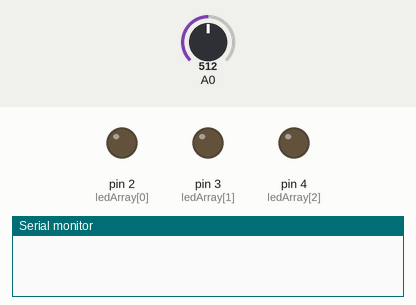
The sketch below on a simulated Arduino Uno, built with avr-gcc and run on an emulated ATmega328P. Shown: output pins drawn as LEDs (lit = HIGH), the last lines printed to the serial monitor. The test bench sets the inputs (shaded band); at power-on: A0 = 512.

Above: at 0.1 s.
At 10.82 s:
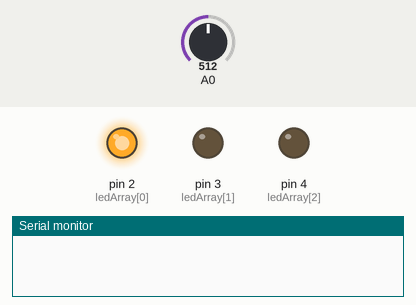
At 19.58 s:
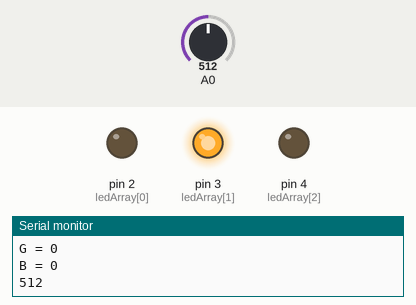
At 39.09 s:
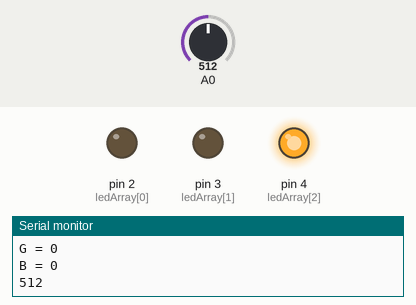
Timing chart, 0 to 40.0 s (numbered marks = the images above):
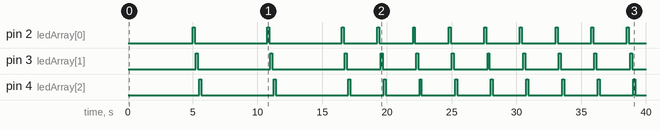

Measured:
- by itself, pin 2 (ledArray[0]), pin 3 (ledArray[1]), pin 4 (ledArray[2]): goes HIGH 0.15 s, LOW 5.6 s, HIGH 0.15 s, LOW 5.6 s, 8 × (HIGH 0.15 s, LOW 2.6 s), HIGH 0.15 s, then LOW

The sketch:

sensor_cor_2.ino
```cpp
int ledArray[] = {2,3,4};

boolean balanceSet = false;

int red = 0;
int green = 0;
int blue = 0;

float colourArray[] = {0,0,0};
float whiteArray[] = {0,0,0};
float blackArray[] = {0,0,0};

int avgRead;

void setup(){

  pinMode(2,OUTPUT);
  pinMode(3,OUTPUT);
  pinMode(4,OUTPUT);

  Serial.begin(9600);

}

void loop(){

    checkBalance();
    checkColour();
    printColour();
    }

void checkBalance(){

  if(balanceSet == false){
    setBalance();
  }
}

void setBalance(){
  //set white balance
   delay(5000);

  for(int i = 0;i<=2;i++){
     digitalWrite(ledArray[i],HIGH);
     delay(100);
     getReading(5);
     whiteArray[i] = avgRead;
     digitalWrite(ledArray[i],LOW);
     delay(100);
  }


    delay(5000);

  for(int i = 0;i<=2;i++){
     digitalWrite(ledArray[i],HIGH);
     delay(100);
     getReading(5);
     blackArray[i] = avgRead;
     //blackArray[i] = analogRead(2);
     digitalWrite(ledArray[i],LOW);
     delay(100);
  }

  balanceSet = true;

  delay(5000);
  }

void checkColour(){
    for(int i = 0;i<=2;i++){
     digitalWrite(ledArray[i],HIGH);
     delay(100);
     getReading(5);
     colourArray[i] = avgRead;
     float greyDiff = whiteArray[i] - blackArray[i];
     colourArray[i] = (colourArray[i] - blackArray[i])/(greyDiff)*255; //the reading returned minus the lowest value divided by the possible range multiplied by 255 will give us a value roughly between 0-255 representing the value for the current reflectivity(for the colour it is exposed to) of what is being scanned
     digitalWrite(ledArray[i],LOW);
     delay(100);
  }
}
void getReading(int times){
  int reading;
  int tally=0;

for(int i = 0;i < times;i++){
   reading = analogRead(0);
   tally = reading + tally;
   delay(10);
}

avgRead = (tally)/times;
}


void printColour(){
Serial.print("R = ");
Serial.println(int(colourArray[0]));
Serial.print("G = ");
Serial.println(int(colourArray[1]));
Serial.print("B = ");
Serial.println(int(colourArray[2]));
delay(1000);
Serial.println(avgRead);
delay(1000);
}
```
